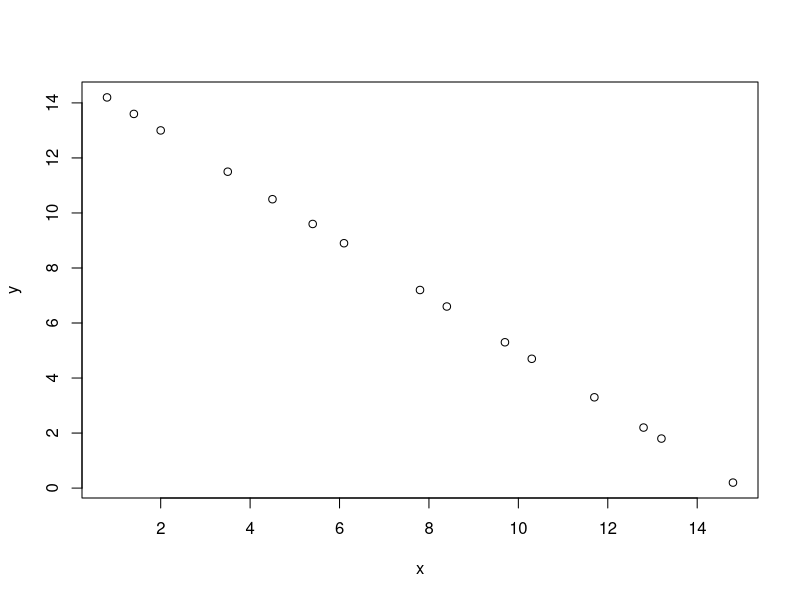

Write R code to recreate this figure.
## ---- chunk 1
knitr::opts_chunk$set(echo = TRUE)
## ---- chunk 2
x <-c(0.8,1.4 ,2,3.5,4.5,5.4,6.1,7.8,8.4,9.7,10.3,11.7,12.8,13.2,14.8)
y <- c(14.2,13.6,13,11.5,10.5,9.6,8.9,7.2,6.6,5.3,4.7,3.3,2.2,1.8,0.2)

plot(x,y)
## ---- chunk 3

cor(x,y,method = "pearson")
## ---- chunk 4
sx = sd(x)
sy = sd(y) 
n = length(x)
xbar = mean(x)
ybar = mean(y)


numerator = mean((x-xbar)*(y-ybar))*n

numerator/((n-1)*sx*sy)
## ---- chunk 5
lm(y~x)

## ---- chunk 6
fit = lm(y~x)

slope = coef(fit)[2]
intercept = coef(fit)[1]

yhat <- function(xpredict){
  return( slope*xpredict+intercept)
}

yhat(10)
## ---- chunk 7
xToPredict <-data.frame(x = c(10))
predict(fit, newdata = xToPredict)
